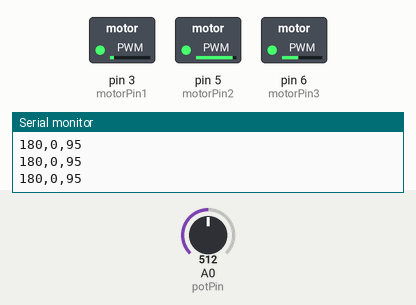
The sketch below on a simulated Arduino Uno, built with avr-gcc and run on an emulated ATmega328P. Parts: switched loads named in the sketch (green lamp = pin HIGH), the last lines printed to the serial monitor. The test bench sets the inputs (shaded band); at power-on: A0 (potPin) = 512. Pins used as bus, display or sensor lines are not drawn.

Above: at 1.2 s.
1.3 s: A0 (potPin) set to 1023
At 1.9 s:
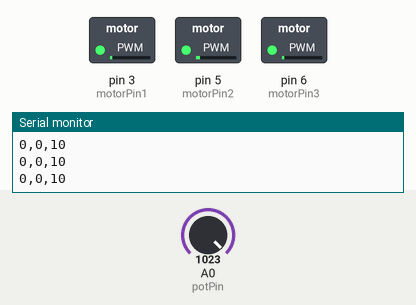
2.8 s: A0 (potPin) set to 900
At 4.1 s:
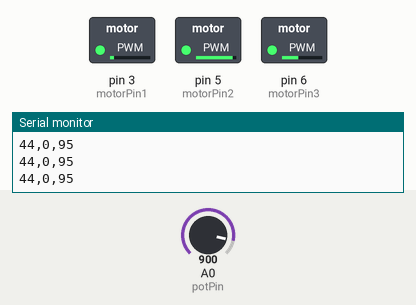
Timing chart, 0 to 5.8 s (numbered marks = the images above; inputs shaded):
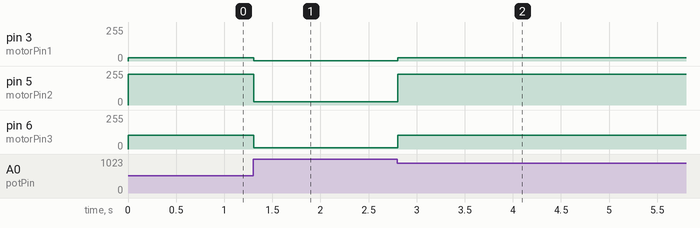

Measured:
- after the input at 1.3 s, pin 3 (motorPin1): 25/255 → 2/255 at once; pin 5 (motorPin2): 232/255 → 24/255 at once; pin 6 (motorPin3): 103/255 → 10/255 at once
- after the input at 2.8 s, pin 3 (motorPin1): 2/255 → 25/255 at once; pin 5 (motorPin2): 24/255 → 232/255 at once; pin 6 (motorPin3): 10/255 → 103/255 at once

The sketch:

muej_brushless_closed_loop.ino
```cpp
// Program to run a brushless motor in closed loop mode as a servomotor with proportional control
// Hardware
// - Arduino Uno
// - uses driver L298N
// - AS5047D over SPI

// SOURCES
// OPENLOOP PART FROM BERRYJAM
// Slow and precise BLDC motor driver using SPWM and SVPWM modulation
// Part of code used from http://elabz.com/
// (c) 2015 Ignas Gramba www.berryjam.eu
// http://www.berryjam.eu/2015/04/driving-bldc-gimbals-at-super-slow-speeds-with-arduino/
//
// CLOSE LOOP PART FROM Juan Pablo Angulo
// see https://www.youtube.com/watch?v=TnECJG2mN-E
//
// ANGLE ENCODER AS5047D FROM MatejGomboc
//https://github.com/MatejGomboc/AS5047D-Arduino-Magnetic-Rotary-Encoder/tree/master/AS5047D
//
// MESSY MIXED ALL 3 PARTS BY JOE MUELLER


// Angle AS5047
#include <SPI.h>
const int CSN = 10;
const int SO = 12;
const int SI = 11;
const int CLK = 13 ;

// Motor
const int motorPin1 = 3; //Coil A -> L298N IN1
const int motorPin2 = 5; //Coil B -> L298N IN2
const int motorPin3 = 6; //Coil C -> L298N IN3
const int P = 6; //Motor's number of Poles
int sineArraySize; // number of PWM steps within one Sinus, choose a multiple of 3
const int pwmSin[] = {127, 136, 145, 153, 162, 170, 179, 187, 194, 202, 209, 215, 221, 227, 232, 237, 241, 245, 248, 250, 252, 253, 254, 254, 253, 252, 250, 248, 245, 241, 237, 232, 227, 221, 215, 209, 202, 194, 187, 179, 170, 162, 153, 145, 136, 127, 118, 109, 101, 92, 84, 75, 67, 60, 52, 45, 39, 33, 27, 22, 17, 13, 9, 6, 4, 2, 1, 0, 0, 1, 2, 4, 6, 9, 13, 17, 22, 27, 33, 39, 45, 52, 60, 67, 75, 84, 92, 101, 109, 118, 127};

// Controller
const int K = 5; // Proportional gain for position control
const int G = 95; // Gain 0 ... 100

// HMI
const int potPin = A0;  // pot controls the RPM speed


// Variables
int currentStepA;  //index for lookup table Coil A
int currentStepB; //index for lookup table Coil B
int currentStepC; //index for lookup table Coil C
int pos = 0; //mechanical position of shaft
int epos = 0; //electrical position of shaft
int torque = 75; //output torque
int directn;
int direct = 0; //vector for Magnetic field orientation
int setpoint = 0; //variable for storing desired position
int error = 0; //variable for calculating the error for Proportional Control
int increment = 1;
bool debug = true;
bool openloop = true;

void setup() {
  Serial.begin(9600);

  // shift frequency to ultrasonic
  //TCCR1B = TCCR1B & 0b11111000 | 0x01; // set PWM frequency @ 31250 Hz for Pins 9 and 10 (not used)
  TCCR2B = TCCR2B & 0b11111000 | 0x01; // set PWM frequency @ 31250 Hz for Pins 11 and 3
  TCCR0B = TCCR0B & 0b11111000 | 0x01; // set PWM frequency @ 31250 Hz for Pins 5 and 6
  ICR1 = 255 ; // 8 bit resolution

  // prepare ports
  pinMode(potPin, INPUT);
  pinMode(motorPin1, OUTPUT);
  pinMode(motorPin2, OUTPUT);
  pinMode(motorPin3, OUTPUT);

  // Angle
  pinMode(CSN, OUTPUT);
  pinMode(SI, OUTPUT);
  pinMode(SO, INPUT);
  pinMode(CLK, OUTPUT);
  digitalWrite(CSN, HIGH);
  SPI.begin();

  // uncomment if you want generate lookup table by arduino
  //    for(int i=1;i<=sineArraySize;i++){
  //      float tmp = sin(2*3.1416/sineArraySize*i)*255; // calculates every single PWM value in range 0...255 of a period of 360° in rad
  //      pwmSin[i] = (int)tmp;
  //      Serial.println(pwmSin[i]);
  //    }
  //    delay(1000);

  sineArraySize = sizeof(pwmSin) / sizeof(int); // Find lookup table size
  int phaseShift = sineArraySize / 3;         // Find phase shift and initial A, B C phase values
  currentStepA = 0; // rotor alignment
  currentStepB = currentStepA + phaseShift;
  currentStepC = currentStepB + phaseShift;
  sineArraySize--; // Convert from array Size to last PWM array number

}

void loop() {
  // 1. uncomment to find rotor alignment -> start serial plotter
  //MoveOpenLoop();
  //PrintDebugInfo();

  // 2. uncomment to control motor in closed loop
  MoveClosedLoop();
  PrintControlInfo();
}

/////////////// FUNCTIONS /////////////////////////////////////

void MoveOpenLoop() {
  int potState = analogRead(potPin);
  potState = map(potState, 0, 1023, 20, 1000);
  pos = GetAngle();
  analogWrite(motorPin1, pwmSin[currentStepA]*torque / 100);
  analogWrite(motorPin2, pwmSin[currentStepB]*torque / 100);
  analogWrite(motorPin3, pwmSin[currentStepC]*torque / 100);

  currentStepA = currentStepA + increment;
  currentStepB = currentStepB + increment;
  currentStepC = currentStepC + increment;

  //Check for lookup table overflow and return to opposite end if necessary
  if (currentStepA > sineArraySize)  currentStepA = 0;
  if (currentStepA < 0)  currentStepA = sineArraySize;

  if (currentStepB > sineArraySize)  currentStepB = 0;
  if (currentStepB < 0)  currentStepB = sineArraySize;

  if (currentStepC > sineArraySize)  currentStepC = 0;
  if (currentStepC < 0) currentStepC = sineArraySize;

  /// Control speed by this delay
  delayMicroseconds(potState);
}

void MoveClosedLoop()
{
  const int offset = 51; //**ADJUST THIS VALUE** OFFSET needed for Syncronization, unique to each motor as it depends on manufacturing.

  setpoint = analogRead(potPin); //read potentiometer
  setpoint = map(setpoint, 0, 1023, 360, 0); //scale to 0-360 degrees
  //setpoint = 60;

  float temp = 0;
  for(int i=0;i<10;i++){
    temp = temp + GetAngle();
  }
  pos = temp/10;
  pos = GetAngle();

  //pos=pulseIn(encoder,HIGH);//read encoder pulse
  epos = map(pos, 0, 360, 0, (90 * P)); //scale shaft's encoder position range to electrical positions multiple of 48*Number of poles in motor.
  epos = constrain(epos, 0, 90 * P); //constraint the values
  pos = map(epos, 0, (90 * P), 0, 360); //translate the electrical position to shaft position in degrees (0-360)

  // Proportional control
  error = pos - setpoint; //calculate error
  if (error < 0) {
    directn = 26; //orient magnetic field vector 90 degrees ahead
  }
  if (error > 0) {
    directn = 64; //orient magnetic field vector 90 degrees behind
  }

  torque = abs(error * K); //define the magnitude of the reaction of the motor, or the Proportional Gain. Small torque for small errors, large torque for large errors. Adjust the Value of K to better match the response you want from the motor, try 1,2,5,8,10.
  torque = constrain(torque, 10, G); //limit maximum torque 0-100 %, you can limit the maximum torque you want the motor to have i.e. instead of 100, use 60 for 60% of the maximum torque available, motor runs slower and cooler ;)

  currentStepA = epos + directn + offset;  //directn is used to define the rotation the motor sould turn.
  currentStepB = currentStepA + 30; //add 120 deg of phase to StepA position.
  currentStepC = currentStepA + 60; //add 240 deg of phase to StepA position.

  currentStepA = currentStepA % 90; //I used remainder operation or modulo to "wrap" the values between 0 and 47
  currentStepB = currentStepB % 90;
  currentStepC = currentStepC % 90;

  //write PWM values to ports
  analogWrite(motorPin1, pwmSin[currentStepA]*torque / 100);
  analogWrite(motorPin2, pwmSin[currentStepB]*torque / 100);
  analogWrite(motorPin3, pwmSin[currentStepC]*torque / 100);
}

float GetAngle() {
  unsigned int angle;
  float AngOut;
  SPI.beginTransaction(SPISettings(10000000, MSBFIRST, SPI_MODE1));

  //Send the Command Frame
  digitalWrite(CSN, LOW);
  delayMicroseconds(1);
  SPI.transfer16(0xFFFF);
  digitalWrite(CSN, HIGH);

  //Read data frame
  digitalWrite(CSN, LOW);
  delayMicroseconds(1);
  angle = SPI.transfer16(0xC000);
  digitalWrite(CSN, HIGH);
  SPI.endTransaction;
  angle = (angle & (0x3FFF));
  AngOut = 360 * float(angle) / 16384;
  return (int)AngOut; // temporary typecast
}

void PrintDebugInfo() {
  Serial.print("DATA,");
  Serial.print(currentStepA);
  Serial.print(",");
  Serial.print(pwmSin[currentStepA]);
  Serial.print(",");
  Serial.print(pwmSin[currentStepB]);
  Serial.print(",");
  Serial.print(pwmSin[currentStepC]);
  Serial.print(",");
  Serial.print(pos);
  Serial.print(",");
  Serial.println(setpoint);
}

void PrintControlInfo() {
  Serial.print(setpoint);
  Serial.print(",");
  Serial.print(pos);
  Serial.print(",");
  Serial.println(torque);
}
```
